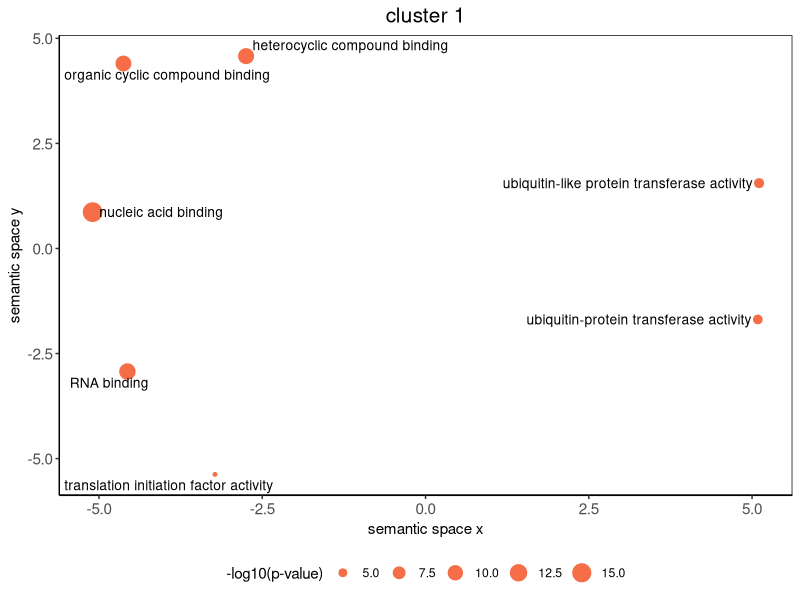
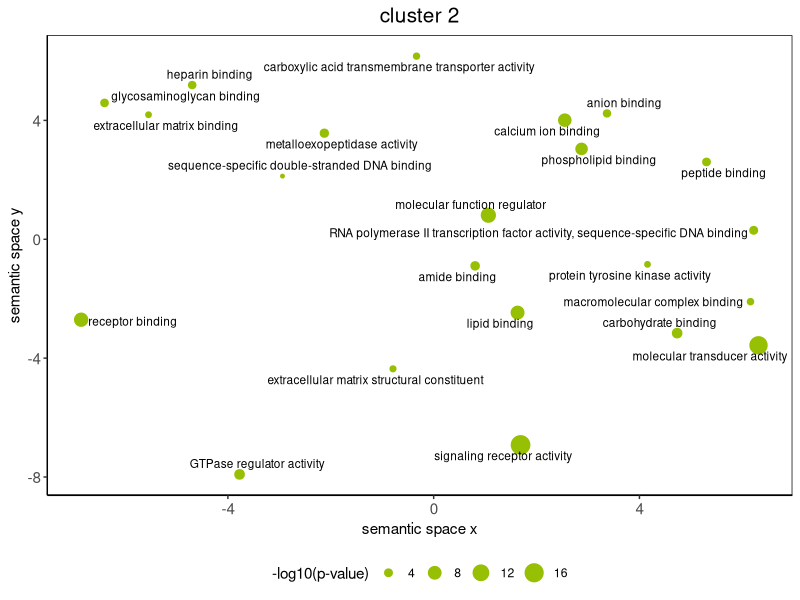
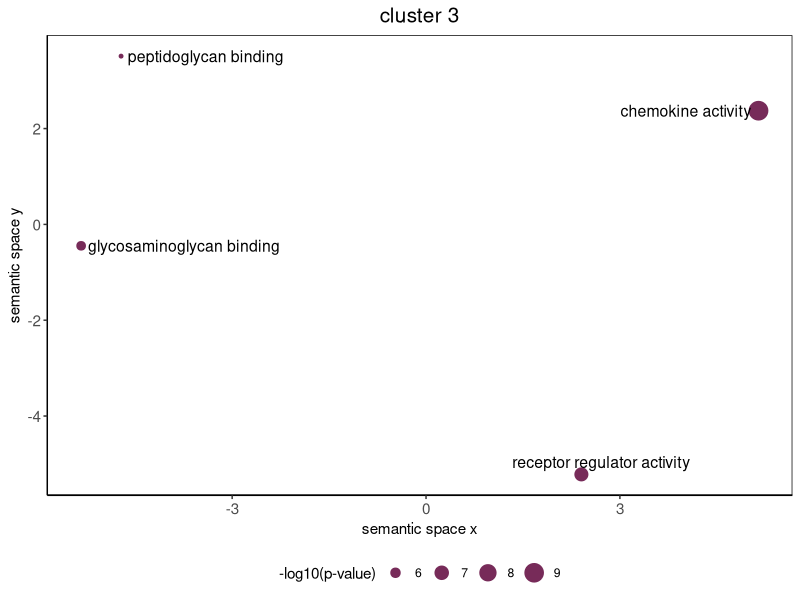

Write the R code that produced these figures, in order.
.libPaths("/nfs/users2/rg/bborsari/software/R-3.5.2/library")

#************
# LIBRARIES *
#************

library(ggplot2)
library(scales)
library(ggrepel)


#************
# FUNCTIONS *
#************

my.function <- function(one.data) {
  
  one.data <- one.data [(one.data$plot_X != "null" & one.data$plot_Y != "null"), ];
  one.data$plot_X <- as.numeric( as.character(one.data$plot_X) );
  one.data$plot_Y <- as.numeric( as.character(one.data$plot_Y) );
  one.data$plot_size <- as.numeric( as.character(one.data$plot_size) );
  one.data$log10_p_value <- as.numeric( as.character(one.data$log10_p_value) );
  one.data$frequency <- as.numeric( as.character(one.data$frequency) );
  one.data$uniqueness <- as.numeric( as.character(one.data$uniqueness) );
  one.data$dispensability <- as.numeric( as.character(one.data$dispensability) );
  
  return(one.data)
  
}


#********
# BEGIN *
#********


my.colnames <- c("term_ID","description","frequency_%","plot_X","plot_Y","plot_size","log10_p_value","uniqueness","dispensability")

# 1. cluster 1
revigo.data.cluster1 <- as.data.frame(rbind(c("GO:0003743","translation initiation factor activity", 0.411,-3.224,-5.375, 4.762,-4.1669,0.527,0.000),
                                            c("GO:0004842","ubiquitin-protein transferase activity", 0.352, 5.088,-1.689, 4.695,-5.3706,0.683,0.000),
                                            c("GO:0003676","nucleic acid binding",21.226,-5.098, 0.865, 6.475,-15.8697,0.534,0.149),
                                            c("GO:1901363","heterocyclic compound binding",41.115,-2.748, 4.577, 6.763,-10.7570,0.620,0.213),
                                            c("GO:0019787","ubiquitin-like protein transferase activity", 0.378, 5.107, 1.555, 4.726,-5.5817,0.683,0.219),
                                            c("GO:0003723","RNA binding", 5.283,-4.565,-2.927, 5.871,-11.2328,0.465,0.289),
                                            c("GO:0097159","organic cyclic compound binding",41.137,-4.626, 4.402, 6.763,-10.5346,0.620,0.292),
                                            c("GO:0003677","DNA binding",12.549,-4.247,-1.602, 6.247,-4.4449,0.446,0.487)))

colnames(revigo.data.cluster1) <- my.colnames
revigo.data.cluster1 <- my.function(one.data=revigo.data.cluster1)
ex.cluster1 <- revigo.data.cluster1[revigo.data.cluster1$dispensability < 0.3, ]

p1 <- ggplot(ex.cluster1, aes( x=plot_X, y=plot_Y, size = -log10_p_value, label=description)) +
  geom_point(color="#F56E47") + 
  theme_bw() + 
  geom_text_repel(size = 3.5) + 
  labs(y = "semantic space y", 
       x = "semantic space x",
       title = "cluster 1",
       size="-log10(p-value)") + 
  coord_cartesian() +
  guides(alpha=F) +
  theme(panel.border = element_rect(color="black"), 
        panel.grid.major = element_blank(),
        panel.grid.minor = element_blank(), 
        axis.line = element_line(colour = "black"),
        axis.title = element_text(size=11),
        axis.text = element_text(size=11),
        legend.position = "bottom",
        plot.title = element_text(size=15, hjust=.5)) 


pdf("~/public_html/Borsari_et_al_transdifferentiation_chromatin/single_figures/fig.8j.cluster1.pdf", 
    width=5, height=4)
p1
dev.off()



# 2. cluster 2
revigo.data.cluster2 <- as.data.frame(rbind(c("GO:0000981","RNA polymerase II transcription factor activity, sequence-specific DNA binding", 0.640, 6.221, 0.301, 4.954,-4.0367,0.957,0.000),
                                            c("GO:0005102","receptor binding", 0.420,-6.853,-2.707, 4.772,-8.6778,0.749,0.000),
                                            c("GO:0005201","extracellular matrix structural constituent", 0.028,-0.791,-4.360, 3.601,-3.3242,0.971,0.000),
                                            c("GO:0008235","metalloexopeptidase activity", 0.229,-2.125, 3.570, 4.509,-4.2328,0.954,0.000),
                                            c("GO:0030695","GTPase regulator activity", 0.206,-3.773,-7.912, 4.463,-5.0799,0.791,0.000),
                                            c("GO:0038023","signaling receptor activity", 2.150, 1.689,-6.921, 5.481,-16.9788,0.744,0.000),
                                            c("GO:0046943","carboxylic acid transmembrane transporter activity", 0.594,-0.333, 6.163, 4.923,-3.3904,0.823,0.000),
                                            c("GO:0060089","molecular transducer activity", 2.707, 6.315,-3.568, 5.581,-14.5638,0.972,0.000),
                                            c("GO:0098772","molecular function regulator", 1.115, 1.063, 0.810, 5.196,-9.7986,0.972,0.000),
                                            c("GO:0004713","protein tyrosine kinase activity", 0.138, 4.157,-0.844, 4.288,-3.2328,0.970,0.023),
                                            c("GO:0050840","extracellular matrix binding", 0.011,-5.543, 4.191, 3.198,-3.2351,0.942,0.036),
                                            c("GO:0042277","peptide binding", 0.089, 5.304, 2.602, 4.098,-3.9469,0.920,0.042),
                                            c("GO:0005539","glycosaminoglycan binding", 0.107,-6.398, 4.589, 4.178,-3.8928,0.928,0.042),
                                            c("GO:1990837","sequence-specific double-stranded DNA binding", 0.279,-2.939, 2.126, 4.595,-3.0026,0.913,0.046),
                                            c("GO:0033218","amide binding", 0.413, 0.806,-0.895, 4.764,-4.3261,0.933,0.047),
                                            c("GO:0008289","lipid binding", 0.519, 1.631,-2.468, 4.864,-8.2013,0.932,0.048),
                                            c("GO:0005509","calcium ion binding", 0.967, 2.549, 4.008, 5.134,-7.7570,0.919,0.053),
                                            c("GO:0030246","carbohydrate binding", 0.723, 4.733,-3.159, 5.007,-5.0540,0.931,0.054),
                                            c("GO:0044877","macromolecular complex binding", 0.740, 6.159,-2.100, 5.018,-3.4330,0.931,0.054),
                                            c("GO:0005543","phospholipid binding", 0.270, 2.875, 3.041, 4.579,-6.7352,0.902,0.138),
                                            c("GO:0008201","heparin binding", 0.029,-4.694, 5.190, 3.605,-3.8210,0.919,0.194),
                                            c("GO:0043168","anion binding",20.942, 3.369, 4.235, 6.470,-3.7721,0.908,0.235),
                                            c("GO:0001848","complement binding", 0.002,-6.562,-1.065, 2.474,-3.0367,0.811,0.367),
                                            c("GO:0043236","laminin binding", 0.006,-6.227,-3.021, 2.890,-3.2381,0.802,0.391),
                                            c("GO:0043394","proteoglycan binding", 0.011,-6.721,-0.569, 3.195,-3.0888,0.788,0.409),
                                            c("GO:0019838","growth factor binding", 0.034,-6.014,-2.138, 3.677,-5.1221,0.783,0.443),
                                            c("GO:0005516","calmodulin binding", 0.072,-7.116,-1.556, 4.008,-3.0783,0.774,0.470),
                                            c("GO:0050839","cell adhesion molecule binding", 0.088,-6.622,-1.632, 4.095,-3.0835,0.771,0.477),
                                            c("GO:0038187","pattern recognition receptor activity", 0.003, 2.790,-6.529, 2.634,-3.6091,0.828,0.494),
                                            c("GO:0001228","transcriptional activator activity, RNA polymerase II transcription regulatory region sequence-specific binding", 0.079, 6.307, 0.050, 4.044,-4.3904,0.957,0.497),
                                            c("GO:0019901","protein kinase binding", 0.149,-7.114,-1.963, 4.321,-4.6676,0.748,0.498),
                                            c("GO:0030228","lipoprotein particle receptor activity", 0.004, 2.652,-6.957, 2.775,-3.4750,0.813,0.506),
                                            c("GO:0015026","coreceptor activity", 0.006, 1.565,-6.621, 2.956,-3.5560,0.809,0.521),
                                            c("GO:0003779","actin binding", 0.326,-6.880,-2.502, 4.662,-7.9747,0.746,0.533),
                                            c("GO:0048018","receptor agonist activity", 0.003,-4.413,-4.747, 2.691,-4.9393,0.612,0.541),
                                            c("GO:0042802","identical protein binding", 0.400,-6.578,-2.030, 4.751,-4.9136,0.750,0.543),
                                            c("GO:0001614","purinergic nucleotide receptor activity", 0.012, 1.049,-7.243, 3.223,-3.0367,0.783,0.546),
                                            c("GO:0016502","nucleotide receptor activity", 0.012, 1.375,-7.290, 3.223,-3.0367,0.783,0.546),
                                            c("GO:0035586","purinergic receptor activity", 0.015, 1.342,-7.048, 3.321,-3.4711,0.781,0.556),
                                            c("GO:0030545","receptor regulator activity", 0.009,-3.556,-7.834, 3.084,-5.0132,0.831,0.572),
                                            c("GO:0008092","cytoskeletal protein binding", 0.708,-6.465,-2.394, 4.999,-5.9431,0.741,0.573),
                                            c("GO:0005342","organic acid transmembrane transporter activity", 0.597, 0.119, 6.046, 4.924,-3.3904,0.844,0.576),
                                            c("GO:0015318","inorganic solute uptake transmembrane transporter activity", 0.004,-0.710, 6.168, 2.777,-3.2628,0.865,0.580),
                                            c("GO:0008238","exopeptidase activity", 0.865,-1.440, 3.125, 5.086,-3.4283,0.954,0.593),
                                            c("GO:0019899","enzyme binding", 0.618,-6.916,-2.235, 4.940,-3.7100,0.743,0.595),
                                            c("GO:0038024","cargo receptor activity", 0.046, 2.342,-6.805, 3.810,-8.2588,0.804,0.610),
                                            c("GO:0001664","G-protein coupled receptor binding", 0.066,-6.473,-3.117, 3.970,-4.5421,0.768,0.620),
                                            c("GO:0046873","metal ion transmembrane transporter activity", 0.999,-0.225, 6.030, 5.148,-3.1415,0.823,0.651),
                                            c("GO:0001540","beta-amyloid binding", 0.007, 5.174, 2.289, 3.006,-3.6162,0.925,0.660),
                                            c("GO:0015085","calcium ion transmembrane transporter activity", 0.127,-1.015, 6.161, 4.253,-3.0585,0.843,0.689),
                                            c("GO:0005088","Ras guanyl-nucleotide exchange factor activity", 0.128,-3.516,-7.997, 4.255,-3.6198,0.806,0.692)))

colnames(revigo.data.cluster2) <- my.colnames
revigo.data.cluster2 <- my.function(one.data=revigo.data.cluster2)
ex.cluster2 <- revigo.data.cluster2[revigo.data.cluster2$dispensability < 0.3, ]

p2 <- ggplot(ex.cluster2, aes( x=plot_X, y=plot_Y, size = -log10_p_value, label=description)) +
  geom_point(color="#97BF04") + 
  theme_bw() + 
  geom_text_repel(size = 3) + 
  labs(y = "semantic space y", 
       x = "semantic space x",
       title = "cluster 2",
       size="-log10(p-value)") + 
  coord_cartesian() +
  guides(alpha=F) +
  theme(panel.border = element_rect(color="black"), 
        panel.grid.major = element_blank(),
        panel.grid.minor = element_blank(), 
        axis.line = element_line(colour = "black"),
        axis.title = element_text(size=11),
        axis.text = element_text(size=11),
        legend.position = "bottom",
        plot.title = element_text(size=15, hjust=.5)) 

pdf("~/public_html/Borsari_et_al_transdifferentiation_chromatin/single_figures/fig.8j.cluster2.pdf", 
    width=7, height=8)
p2
dev.off()



# 3. cluster 3
revigo.data.cluster3 <- as.data.frame(rbind(c("GO:0008009","chemokine activity", 0.016, 5.145, 2.373, 3.365,-9.0565,0.120,0.000),
                                            c("GO:0030545","receptor regulator activity", 0.009, 2.404,-5.218, 3.084,-6.8633,0.753,0.000),
                                            c("GO:0005539","glycosaminoglycan binding", 0.107,-5.337,-0.447, 4.178,-5.8697,0.746,0.033),
                                            c("GO:0042834","peptidoglycan binding", 0.065,-4.719, 3.512, 3.963,-5.5058,0.747,0.205),
                                            c("GO:0048018","receptor agonist activity", 0.003, 4.275,-0.389, 2.691,-6.0565,0.200,0.574),
                                            c("GO:0005125","cytokine activity", 0.054, 4.580, 2.983, 3.883,-7.0942,0.183,0.671)))


colnames(revigo.data.cluster3) <- my.colnames
revigo.data.cluster3 <- my.function(one.data=revigo.data.cluster3)
ex.cluster3 <- revigo.data.cluster3[revigo.data.cluster3$dispensability < 0.3, ]

p3 <- ggplot(ex.cluster3, aes( x=plot_X, y=plot_Y, size = -log10_p_value, label=description)) +
  geom_point(color="#772B59") + 
  theme_bw() + 
  geom_text_repel(size = 4) + 
  labs(y = "semantic space y", 
       x = "semantic space x",
       title = "cluster 3",
       size="-log10(p-value)") + 
  coord_cartesian() +
  guides(alpha=F) +
  theme(panel.border = element_rect(color="black"), 
        panel.grid.major = element_blank(),
        panel.grid.minor = element_blank(), 
        axis.line = element_line(colour = "black"),
        legend.position = "bottom",
        axis.title = element_text(size=11),
        axis.text = element_text(size=11),
        plot.title = element_text(size=15, hjust=.5)) 

pdf("~/public_html/Borsari_et_al_transdifferentiation_chromatin/single_figures/fig.8j.cluster3.pdf", 
    width=5, height=4)
p3
dev.off()
